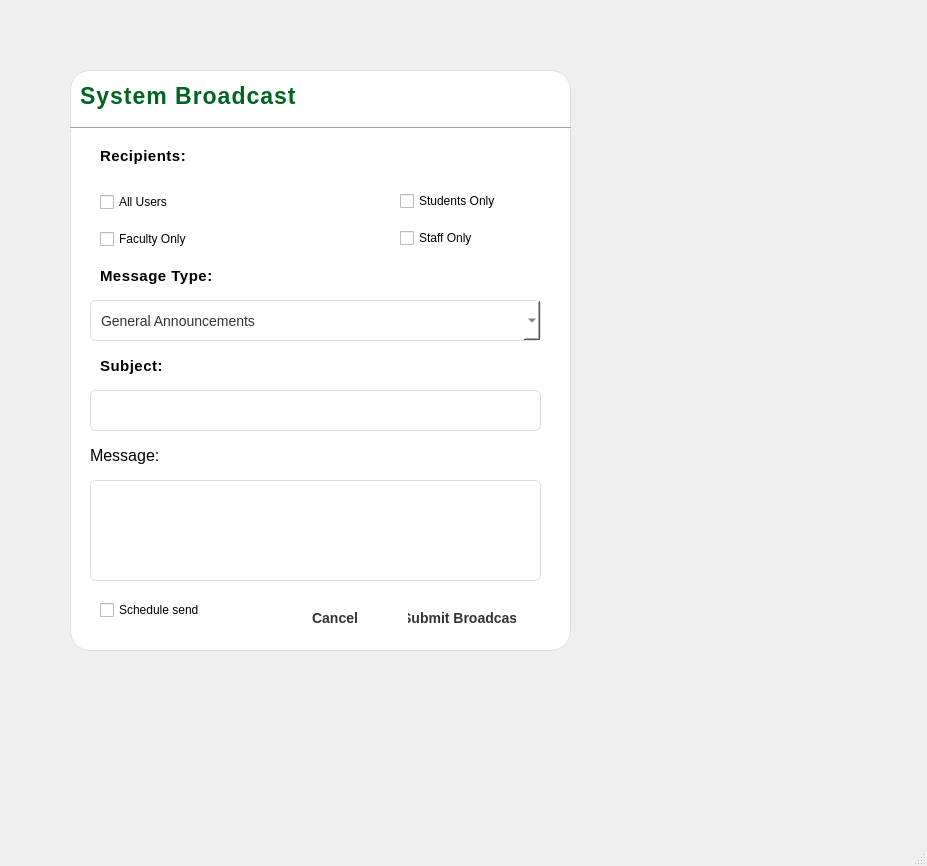
<?xml version="1.0" encoding="UTF-8"?>
<ui version="4.0">
 <class>MainWindow</class>
 <widget class="QMainWindow" name="MainWindow">
  <property name="geometry">
   <rect>
    <x>0</x>
    <y>0</y>
    <width>927</width>
    <height>866</height>
   </rect>
  </property>
  <property name="windowTitle">
   <string>MainWindow</string>
  </property>
  <widget class="QWidget" name="centralwidget">
   <widget class="QWidget" name="inquiry_widget" native="true">
    <property name="geometry">
     <rect>
      <x>70</x>
      <y>70</y>
      <width>501</width>
      <height>581</height>
     </rect>
    </property>
    <property name="styleSheet">
     <string notr="true">QWidget#inquiry_widget{
    background-color: white;
    border-radius: 20px;
    border: 1px solid #dddddd;
}
</string>
    </property>
    <widget class="QLabel" name="admin_header">
     <property name="geometry">
      <rect>
       <x>10</x>
       <y>10</y>
       <width>301</width>
       <height>31</height>
      </rect>
     </property>
     <property name="font">
      <font>
       <family>Segoe UI</family>
       <pointsize>-1</pointsize>
       <bold>true</bold>
      </font>
     </property>
     <property name="styleSheet">
      <string notr="true">#admin_header {
    font-family: Segoe UI;
    font-size: 23px;
    font-weight: bold;
    color: #006420;
    letter-spacing: 1px;
}
</string>
     </property>
     <property name="text">
      <string>System Broadcast</string>
     </property>
    </widget>
    <widget class="QLabel" name="label_send">
     <property name="geometry">
      <rect>
       <x>30</x>
       <y>190</y>
       <width>281</width>
       <height>31</height>
      </rect>
     </property>
     <property name="font">
      <font>
       <family>Segoe UI</family>
       <pointsize>-1</pointsize>
       <bold>false</bold>
      </font>
     </property>
     <property name="styleSheet">
      <string notr="true">#label_send {
    font-family: Segoe UI;
    font-size: 15px;       /* Slightly smaller than header1 */
    font-weight: 500;      /* Medium weight for H2 */
    color: #000000;        /* Matching your header1 color */
    letter-spacing: 0.5px; /* Subtle spacing for modern look */
}
</string>
     </property>
     <property name="text">
      <string>Message Type:</string>
     </property>
    </widget>
    <widget class="QLabel" name="label_recipient">
     <property name="geometry">
      <rect>
       <x>30</x>
       <y>70</y>
       <width>91</width>
       <height>31</height>
      </rect>
     </property>
     <property name="font">
      <font>
       <family>Segoe UI</family>
       <pointsize>-1</pointsize>
       <bold>false</bold>
      </font>
     </property>
     <property name="styleSheet">
      <string notr="true">#label_recipient {
    font-family: Segoe UI;
    font-size: 15px;       /* Slightly smaller than header1 */
    font-weight: 500;      /* Medium weight for H2 */
    color: #000000;        /* Matching your header1 color */
    letter-spacing: 0.5px; /* Subtle spacing for modern look */
}
</string>
     </property>
     <property name="text">
      <string>Recipients:</string>
     </property>
    </widget>
    <widget class="QLabel" name="label_subject">
     <property name="geometry">
      <rect>
       <x>30</x>
       <y>280</y>
       <width>91</width>
       <height>31</height>
      </rect>
     </property>
     <property name="font">
      <font>
       <family>Segoe UI</family>
       <pointsize>-1</pointsize>
       <bold>false</bold>
      </font>
     </property>
     <property name="styleSheet">
      <string notr="true">#label_subject {
    font-family: Segoe UI;
    font-size: 15px;       /* Slightly smaller than header1 */
    font-weight: 500;      /* Medium weight for H2 */
    color: #000000;        /* Matching your header1 color */
    letter-spacing: 0.5px; /* Subtle spacing for modern look */
}
</string>
     </property>
     <property name="text">
      <string>Subject:</string>
     </property>
    </widget>
    <widget class="QLabel" name="label_6">
     <property name="geometry">
      <rect>
       <x>20</x>
       <y>370</y>
       <width>131</width>
       <height>31</height>
      </rect>
     </property>
     <property name="font">
      <font>
       <pointsize>12</pointsize>
      </font>
     </property>
     <property name="text">
      <string>Message:</string>
     </property>
    </widget>
    <widget class="QCheckBox" name="checkBox_6">
     <property name="geometry">
      <rect>
       <x>30</x>
       <y>530</y>
       <width>161</width>
       <height>20</height>
      </rect>
     </property>
     <property name="text">
      <string>Schedule send</string>
     </property>
    </widget>
    <widget class="Line" name="line">
     <property name="geometry">
      <rect>
       <x>0</x>
       <y>50</y>
       <width>781</width>
       <height>16</height>
      </rect>
     </property>
     <property name="orientation">
      <enum>Qt::Horizontal</enum>
     </property>
    </widget>
    <widget class="QComboBox" name="line_role">
     <property name="geometry">
      <rect>
       <x>20</x>
       <y>230</y>
       <width>451</width>
       <height>41</height>
      </rect>
     </property>
     <property name="styleSheet">
      <string notr="true">#line_role {
    background-color: #ffffff;
    border: 1px solid #dcdcdc;
    border-radius: 6px;        /* Slightly rounded corners */
    padding: 6px 10px;         /* Comfortable inner spacing */
    font-family: &quot;Montserrat&quot;; /* Modern font */
    font-size: 14px;
    color: #333333;
}

#line_role:focus {
    border: 1px solid #006420; /* Highlight border on focus */
    background-color: #f9f9f9; /* Slightly lighter background */
}

#line_role:hover {
    border: 1px solid #b6b6b6; /* Subtle hover effect */
}
</string>
     </property>
     <item>
      <property name="text">
       <string>General Announcements</string>
      </property>
     </item>
     <item>
      <property name="text">
       <string>System Maintenance</string>
      </property>
     </item>
     <item>
      <property name="text">
       <string>Emergency Alert</string>
      </property>
     </item>
     <item>
      <property name="text">
       <string>System Update</string>
      </property>
     </item>
    </widget>
    <widget class="QPlainTextEdit" name="text_edit_subject">
     <property name="geometry">
      <rect>
       <x>20</x>
       <y>320</y>
       <width>451</width>
       <height>41</height>
      </rect>
     </property>
     <property name="styleSheet">
      <string notr="true">#text_edit_subject {
    background-color: #ffffff;
    border: 1px solid #dcdcdc;
    border-radius: 6px;        /* Slightly rounded corners */
    padding: 6px 10px;         /* Comfortable inner spacing */
    font-family: &quot;Montserrat&quot;, sans-serif; /* Modern font */
    font-size: 14px;
    color: #333333;
}

#text_edit_subject:focus {
    border: 1px solid #006420; /* Highlight border on focus */
    background-color: #f9f9f9; /* Slightly lighter background */
}

#text_edit_subject:hover {
    border: 1px solid #b6b6b6; /* Subtle hover effect */
}
</string>
     </property>
    </widget>
    <widget class="QPlainTextEdit" name="text_edit_message">
     <property name="geometry">
      <rect>
       <x>20</x>
       <y>410</y>
       <width>451</width>
       <height>101</height>
      </rect>
     </property>
     <property name="styleSheet">
      <string notr="true">#text_edit_message {
    background-color: #ffffff;
    border: 1px solid #dcdcdc;
    border-radius: 6px;        /* Slightly rounded corners */
    padding: 6px 10px;         /* Comfortable inner spacing */
    font-family: &quot;Montserrat&quot;, sans-serif; /* Modern font */
    font-size: 14px;
    color: #333333;
}

#text_edit_message:focus {
    border: 1px solid #006420; /* Highlight border on focus */
    background-color: #f9f9f9; /* Slightly lighter background */
}

#text_edit_message:hover {
    border: 1px solid #b6b6b6; /* Subtle hover effect */
}
</string>
     </property>
    </widget>
    <widget class="QWidget" name="">
     <property name="geometry">
      <rect>
       <x>30</x>
       <y>111</y>
       <width>151</width>
       <height>81</height>
      </rect>
     </property>
     <layout class="QVBoxLayout" name="verticalLayout">
      <item>
       <widget class="QCheckBox" name="checkBox">
        <property name="text">
         <string>All Users</string>
        </property>
       </widget>
      </item>
      <item>
       <widget class="QCheckBox" name="checkBox_2">
        <property name="text">
         <string>Faculty Only</string>
        </property>
       </widget>
      </item>
     </layout>
    </widget>
    <widget class="QWidget" name="">
     <property name="geometry">
      <rect>
       <x>330</x>
       <y>110</y>
       <width>141</width>
       <height>81</height>
      </rect>
     </property>
     <layout class="QVBoxLayout" name="verticalLayout_2">
      <item>
       <widget class="QCheckBox" name="checkBox_3">
        <property name="text">
         <string>Students Only</string>
        </property>
       </widget>
      </item>
      <item>
       <widget class="QCheckBox" name="checkBox_7">
        <property name="text">
         <string>Staff Only</string>
        </property>
       </widget>
      </item>
     </layout>
    </widget>
    <widget class="QWidget" name="">
     <property name="geometry">
      <rect>
       <x>220</x>
       <y>530</y>
       <width>248</width>
       <height>37</height>
      </rect>
     </property>
     <layout class="QHBoxLayout" name="horizontalLayout">
      <item>
       <widget class="QPushButton" name="btn_cancel">
        <property name="styleSheet">
         <string notr="true">#btn_cancel {
    background-color: #ffffff;      /* Base color: plain white */
    color: #333333;                 /* Text color */
    border: none;                   /* No border for clean look */
    border-radius: 10px;            /* Slightly rounded corners */
    padding: 8px 22px;              /* Comfortable padding */
    font-family: Segoe UI; /* Modern font */
    font-size: 14px;
    font-weight: 600;
    cursor: pointer;                /* Pointer on hover */
    transition: all 0.25s ease;     /* Smooth transition */
}

#btn_cancel:hover {
    background-color: red;      /* Green on hover */
    color: #ffffff;                 /* White text on hover */
}

#btn_cancel:pressed {
    background-color: #8B0000;      /* Darker green when pressed */
    color: #ffffff;
}
</string>
        </property>
        <property name="text">
         <string>Cancel</string>
        </property>
       </widget>
      </item>
      <item>
       <widget class="QPushButton" name="btn_broadcast">
        <property name="styleSheet">
         <string notr="true">#btn_broadcast {
    background-color: #ffffff;      /* Base color: plain white */
    color: #333333;                 /* Text color */
    border: none;                   /* No border for clean look */
    border-radius: 10px;            /* Slightly rounded corners */
    padding: 8px 22px;              /* Comfortable padding */
    font-family: Segoe UI; /* Modern font */
    font-size: 14px;
    font-weight: 600;
    cursor: pointer;                /* Pointer on hover */
    transition: all 0.25s ease;     /* Smooth transition */
}

#btn_broadcast:hover {
    background-color: #006420;      /* Green on hover */
    color: #ffffff;                 /* White text on hover */
}

#btn_broadcast:pressed {
    background-color: #004d18;      /* Darker green when pressed */
    color: #ffffff;
}
</string>
        </property>
        <property name="text">
         <string>Submit Broadcast</string>
        </property>
       </widget>
      </item>
     </layout>
    </widget>
   </widget>
  </widget>
  <widget class="QMenuBar" name="menubar">
   <property name="geometry">
    <rect>
     <x>0</x>
     <y>0</y>
     <width>927</width>
     <height>22</height>
    </rect>
   </property>
  </widget>
  <widget class="QStatusBar" name="statusbar"/>
 </widget>
 <resources/>
 <connections/>
</ui>
